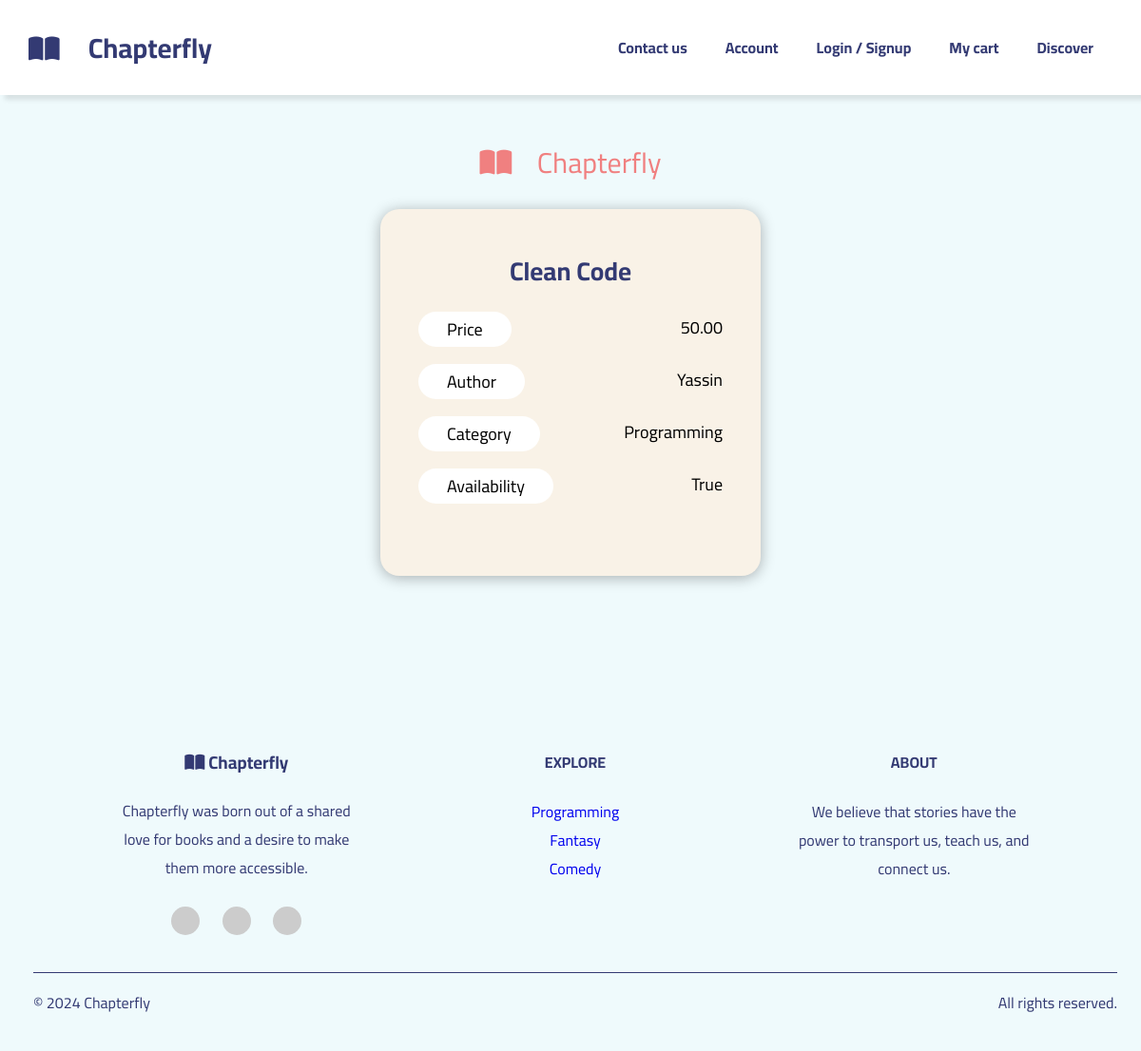
The app's page /view/details/5/ with its own data.
### project_app/models.py (models this page shows, shortened)
class Book(models.Model):
    status_book = [
        ('available', 'available'),
        ('borrowed', 'borrowed'),
        ('sold', 'sold')
    ]
    name = models.CharField(max_length=100, verbose_name='Book Name')
    price = models.DecimalField(max_digits=6, decimal_places=2, verbose_name='Price')
    descritption = models.TextField(verbose_name='Description')
    id = models.IntegerField(verbose_name='Book ID', primary_key=True)
    author = models.CharField(max_length=100)
    category = models.ForeignKey(Category, on_delete=models.PROTECT)
    img = models.ImageField(upload_to='photos/%y/%m/%d', null=True, blank=True)
    available = models.BooleanField(default=True)
    status = models.CharField(max_length=50, choices=status_book)

class Category(models.Model):
    name = models.CharField(max_length=50)
    def __str__(self):
        return self.name

### project_app/views.py (the view)
# urls.py: path('details/<str:id>/', views.details, name='details'),
def details(request, id):
    bookID = Book.objects.get(id=id)
    context = {
        'book': bookID
    }
    return render(request, 'pages/details.html', context)

### templates/pages/details.html (shortened to what this page needs)
{% extends 'base.html' %}
{% load static %}
{% block content %}
    <link rel="stylesheet" href="{% static 'styles/details.css' %}" />
    <div class="book">
      <div class="logo"><i class="fa-solid fa-book-open icon"></i> Chapterfly</a></div>
      <h2><span id="name">{{book.name}}</span></h2>
      <p><span class="label">Price</span><span id="price">{{book.price}}</span></p>
      <p><span class="label">Author</span><span id="author">{{book.author}}</span></p>
      <p><span class="label">Category</span><span id="category">{{book.category}}</span></p>
      <p><span class="label">Availability</span><span id="available">{{book.available}}</span></p>
    </div>
{% endblock content %}

### project/static/styles/mainStyle.css (style rules this page uses)
:root { --main-transition-duration: 0.3s; --primary: #333a73; --secondary: #378ce7; --accent1: #67c6e3; --accent2: #f9f2e7; --accent3: #f08080; --bgcolor: #effafc; --main-box-shadow: 0 2px 15px rgba(0, 0, 0, 0.3); }
* { box-sizing: border-box; }
html { scroll-behavior: smooth; }
body { font-family: "Cairo", sans-serif; margin: 0; padding: 0; }

### project/static/styles/details.css (style rules this page uses)
* { box-sizing: border-box; font-family: "Cairo", sans-serif; }
:root { --main-transition-duration: 0.3s; --primary: #333a73; --secondary: #378ce7; --accent1: #67c6e3; --accent2: #f9f2e7; --accent3: #f08080; --bgcolor: #effafc; --main-box-shadow: 0 2px 15px rgba(0, 0, 0, 0.3); }
body { margin: 0; padding: 0; background-color: var(--bgcolor); }
.book { width: 100%; max-width: 400px; margin: 120px auto; font-size: 18px; padding: 40px; text-align: center; background-color: var(--accent2); border-radius: 20px; box-shadow: var(--main-box-shadow); position: relative; }
.book .logo { position: absolute; top: -20%; transform: translateX(50%); color: var(--accent3); right: 50%; font-size: 30px; }
.book .logo i { margin-right: 20px; }
.book h2 { color: var(--primary); font-family: 'Segoe UI', Tahoma, Geneva, Verdana, sans-serif; margin: 0; }
.book p { display: flex; justify-content: space-between; }
.book p .label { background-color: white; border-radius: 30px; padding: 2px 30px; }

### records on screen
Book: name "Clean Code", price "50.00", author "Yassin", category "Programming", available "True"
